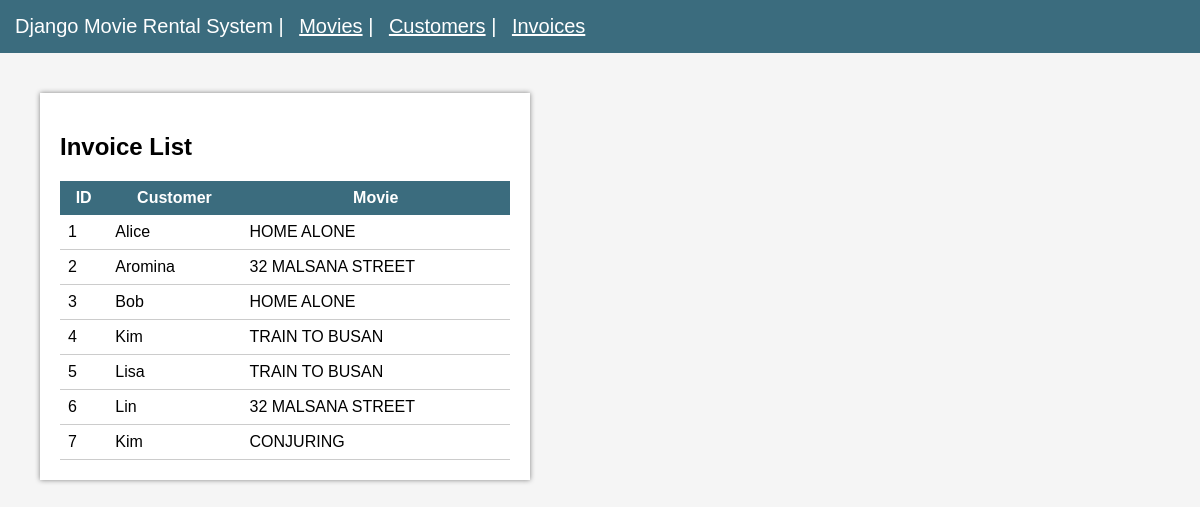
Screenshot of /invoices/ with the database file from the repository.
### rental/models.py (models this page shows)
class Invoice(models.Model):
    customer = models.ForeignKey(Customer, on_delete=models.CASCADE)
    movie = models.ForeignKey(Movie, on_delete=models.CASCADE)
    issue_date = models.DateField()

class Customer(models.Model):
    cust_id = models.CharField(max_length=3, primary_key=True)
    name = models.CharField(max_length=50)
    area = models.CharField(max_length=10)

class Movie(models.Model):
    title = models.CharField(max_length=50)
    type = models.CharField(max_length=20)
    price = models.FloatField()

### rental/views.py (the view)
# urls.py: path('invoices/', views.invoice_list),
def invoice_list(request):
    invoices = Invoice.objects.all()
    return render(request, 'rental/invoice.html', {'invoices': invoices})

### rental/templates/rental/invoice.html (shortened to what this page needs)
<!DOCTYPE html>
<html>
<head>
</head>
<body>
<div class="header">
    Django Movie Rental System |
    <a href="/" style="color:white; margin-left:10px;">Movies</a> |
    <a href="/customers/" style="color:white; margin-left:10px;">Customers</a> |
    <a href="/invoices/" style="color:white; margin-left:10px;">Invoices</a>
</div>
<div class="container">
    <h2>Invoice List</h2>
    <table>
        <tr>
            <th>ID</th>
            <th>Customer</th>
            <th>Movie</th>
        </tr>
        {% for i in invoices %}
        <tr>
            <td>{{ i.id }}</td>
            <td>{{ i.customer.name }}</td>
            <td>{{ i.movie.title }}</td>
        </tr>
        {% endfor %}
    </table>
</div>
</body>
</html>

### rental/templates/rental/invoice.html (style rules this page uses)
body { font-family: Arial; margin: 0; background-color: #f5f5f5; }
.header { background-color: #3b6c7e; color: white; padding: 15px; font-size: 20px; }
.container { margin: 40px; background: white; padding: 20px; width: 450px; box-shadow: 0 0 5px gray; }
table { width: 100%; border-collapse: collapse; }
th { background-color: #3b6c7e; color: white; padding: 8px; }
td { padding: 8px; border-bottom: 1px solid #ccc; }

### rows the page displays
Invoice: id "1", customer.name "Alice", movie "HOME ALONE"
Invoice: id "2", customer.name "Aromina", movie "32 MALSANA STREET"
Invoice: id "3", customer.name "Bob", movie "HOME ALONE"
Invoice: id "4", customer.name "Kim", movie "TRAIN TO BUSAN"
Invoice: id "5", customer.name "Lisa", movie "TRAIN TO BUSAN"
Invoice: id "6", customer.name "Lin", movie "32 MALSANA STREET"
Invoice: id "7", customer.name "Kim", movie "CONJURING"
